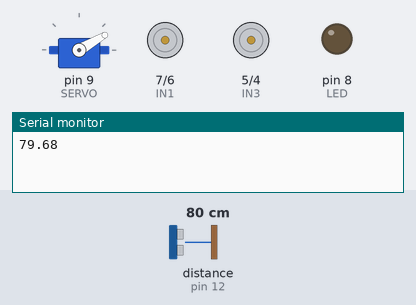
A sketch run on a simulated Arduino Uno, built with avr-gcc and run on an emulated ATmega328P. Shown: servo, motor-driver pin pairs drawn as motors (green arrow = first pin HIGH = forward, orange = second pin HIGH = backward, longer = more drive, scaled by the enable pin), output pins drawn as LEDs (lit = HIGH), the last lines printed to the serial monitor. Wiring (inferred from the names in the program): ultrasonic range finder: trigger pin 2; echo pin 12. The inputs (shaded band) are chosen by the test bench; at power-on: distance to the obstacle (sensor on pin 12) 80 cm. The echo pulse lasts 58.3 µs per cm; pins used as bus, display or sensor lines are not drawn.

Above: at 3.2 s.
3.3 s: distance to the obstacle (sensor on pin 12) set to 16 cm
8.8 s: distance to the obstacle (sensor on pin 12) set to 12 cm
At 11.3 s:
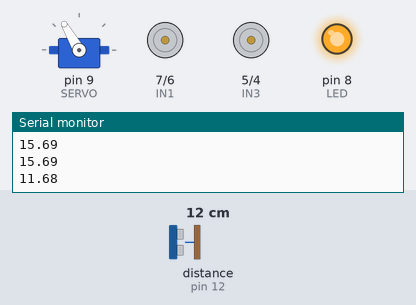
13.9 s: distance to the obstacle (sensor on pin 12) set to 18 cm
At 16.6 s:
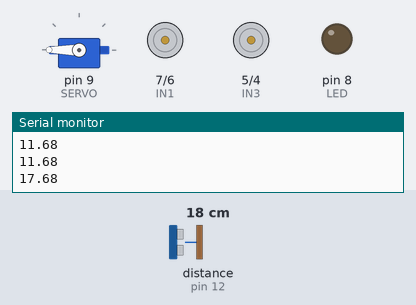
19.1 s: distance to the obstacle (sensor on pin 12) set to 2 cm
At 23.9 s:
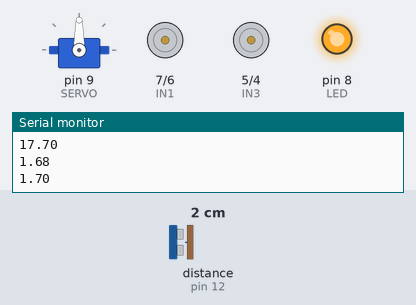
26.1 s: distance to the obstacle (sensor on pin 12) set to 35 cm
At 32.4 s:
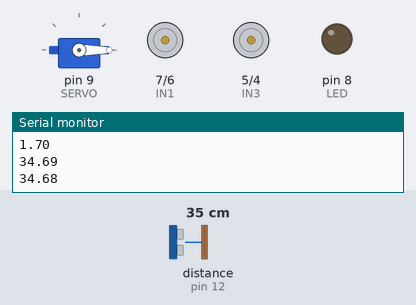
32.7 s: distance to the obstacle (sensor on pin 12) set to 4 cm
At 34.5 s:
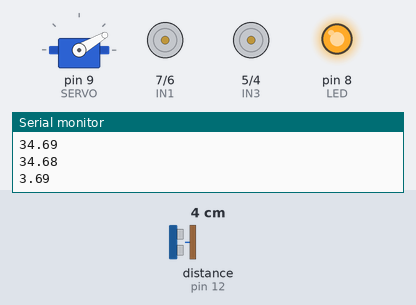
Timing chart, 0 to 63.3 s (numbered marks = the images above; inputs shaded):
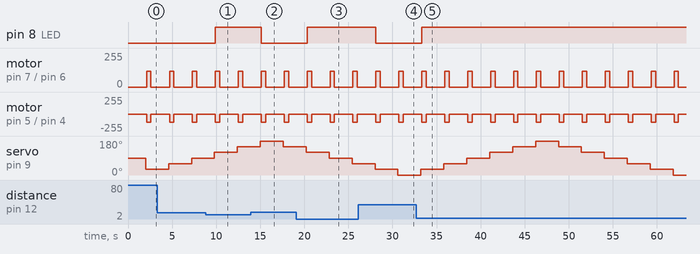

Measured:
- the behaviour switches between 14 and 13 cm on distance to the obstacle (sensor on pin 12) (found by bisection; images 0 and 1)
- after the input at 8.8 s, pin 8 (LED): LOW → HIGH after 1.1 s
- after the input at 13.9 s, pin 8 (LED): HIGH → LOW after 1.2 s
- after the input at 19.1 s, pin 8 (LED): LOW → HIGH after 1.2 s
- after the input at 26.1 s, pin 8 (LED): HIGH → LOW after 2.0 s
- after the input at 32.7 s, pin 8 (LED): LOW → HIGH after 0.63 s
- by itself, motor on pin 7 (IN1) / pin 6 (IN2): alternates forward 120/255 for 0.50 s and stopped for 2.1 s
- by itself, motor on pin 5 (IN3) / pin 4 (IN4): alternates backward 120/255 for 0.50 s and stopped for 2.1 s

The sketch:

geboto.ino
```cpp
#include <Servo.h>
const int SERVO = 9;


const int EN1 = 11;
const int IN1 = 7;
const int IN2 = 6;

const int EN2 = 3;
const int IN3 = 5;
const int IN4 = 4;

const int TRIGGER = 2;
const int ECHO = 12;

const int LED = 8;

float period;
float distance_cm;

Servo myServo;
int val = 0;
int rate = 1;


void setup() {
  // put your setup code here, to run once:
  myServo.attach(SERVO);
  pinMode(EN1, OUTPUT);
  pinMode(EN2, OUTPUT);

  pinMode(IN1, OUTPUT);
  pinMode(IN2, OUTPUT);
  pinMode(IN3, OUTPUT);
  pinMode(IN4, OUTPUT);

  pinMode(TRIGGER, OUTPUT);
  digitalWrite(TRIGGER, LOW);
  delayMicroseconds(10);

  pinMode(ECHO, INPUT);

  pinMode(LED, OUTPUT);

  Serial.begin(9600);
  delay(2000);
}


//================================ MAIN BEGIN =======================================

void loop() {


// POSICIONAMENTO DO SENSOR
  if (val <= 0)
  {
    rate = 30;
  }
  else if (val >= 179)
  {
    rate = -30;
  }

  val += rate;
  myServo.write(val);
  delay(100);


// LEITURA DA DISTANCIA
  digitalWrite(TRIGGER, HIGH);
  delayMicroseconds(10);
  digitalWrite(TRIGGER, LOW);


  period = pulseIn(ECHO, HIGH, 200000);
  delayMicroseconds(100);


  distance_cm = (period * 0.0343) / 2; // Transformando em centimetros
  Serial.println(distance_cm);

  if (distance_cm <= 13)
  {
    digitalWrite(LED, HIGH);
  }
  else
  {
    digitalWrite(LED, LOW);
  }

  right(120);
  delay(500);
  breake();
  delay(2000);


// alignSensor();

}


//=========================================================== MAIN END ================================================

void backward(int rate)
{
  //analogWrite(EN1, 0);
  //analogWrite(EN2, 0);

  digitalWrite(IN1, LOW);
  digitalWrite(IN2, HIGH);
  analogWrite(EN1, rate);


  digitalWrite(IN3, LOW);
  digitalWrite(IN4, HIGH);
  analogWrite(EN2, rate );

}


void foward(int rate)
{
  //analogWrite(EN1, 0);
  // analogWrite(EN2, 0);

  digitalWrite(IN1, HIGH);
  digitalWrite(IN2, LOW);
  analogWrite(EN1, rate *0.89);


  digitalWrite(IN3, HIGH);
  digitalWrite(IN4, LOW);
  analogWrite(EN2, rate );
}

void left(int rate)
{
  //analogWrite(EN1, 0);
  //digitalWrite(EN2, 0);

  digitalWrite(IN1, HIGH);
  digitalWrite(IN2, LOW);
  analogWrite(EN1, rate);


  digitalWrite(IN3, HIGH);
  digitalWrite(IN4, LOW);
  analogWrite(EN2, rate );
}

void right(int rate)
{
  //analogWrite(EN1, 0);
  // analogWrite(EN2, 0);

  digitalWrite(IN1, HIGH);
  digitalWrite(IN2, LOW);
  analogWrite(EN1, rate);


  digitalWrite(IN3, LOW);
  digitalWrite(IN4, HIGH);
  analogWrite(EN2, rate);
}
void breake()
{
  //digitalWrite(EN1, LOW);
  // digitalWrite(EN2, LOW);

  digitalWrite(IN1, LOW);
  digitalWrite(IN3, LOW);

  digitalWrite(IN2, LOW);
  digitalWrite(IN4, LOW);

  //digitalWrite(EN1, HIGH);
  // digitalWrite(EN2, HIGH);
}

void alignSensor()
{
  myServo.write(90);
}
```
